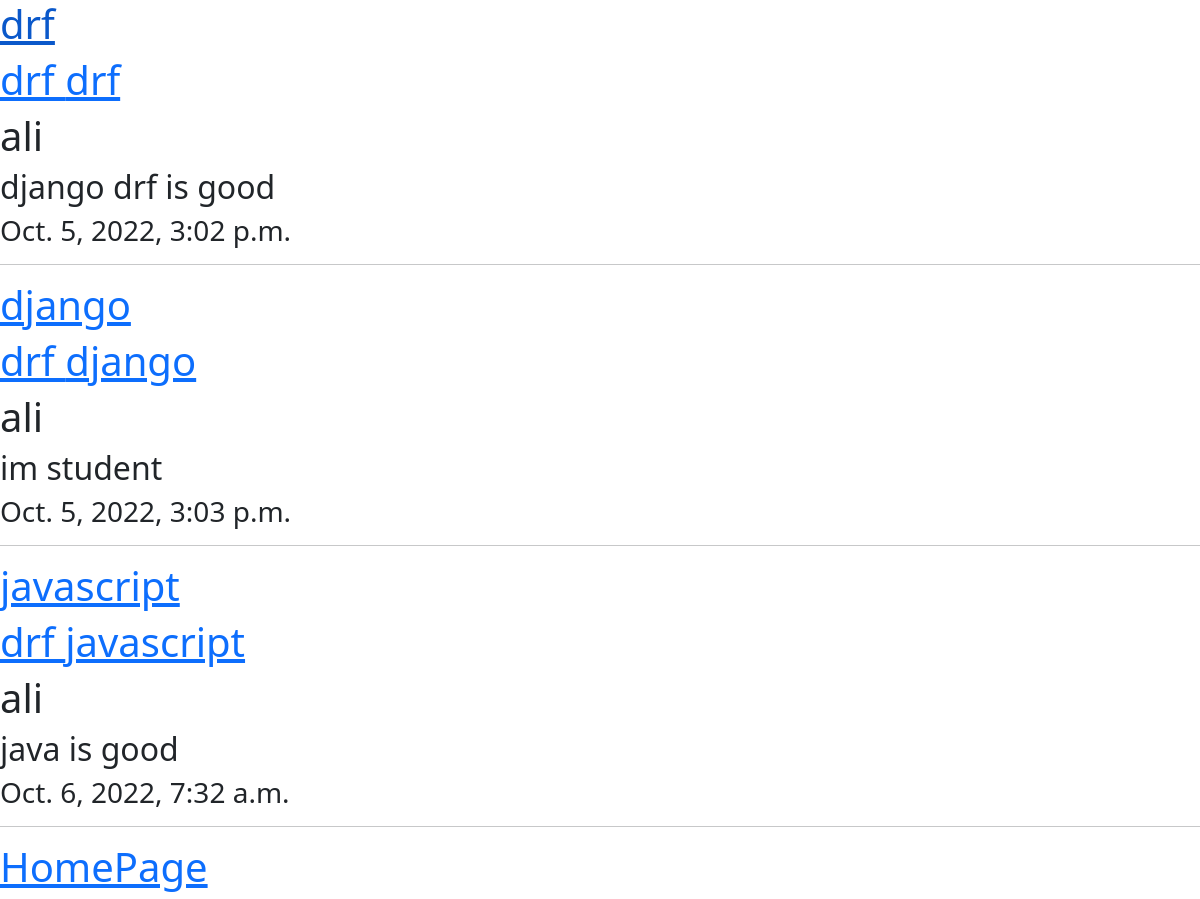
Page /blog/article_list on the committed database.
### blog/models.py (models this page shows, shortened)
class Article(models.Model):
    title=models.CharField(max_length=25)
    slug=models.SlugField()
    author=models.ForeignKey(User,on_delete=models.CASCADE)
    body=models.TextField()
    published=models.DateTimeField(default=timezone.now)
    created=models.DateTimeField(auto_now_add=True)
    updated=models.DateTimeField(auto_now=True)
    status=models.BooleanField(default=False)

### blog/views.py (the view)
# urls.py: path('article_list',ArticleList.as_view(),name='articlelist'),
class ArticleList(ListView):
    model = Article
    template_name = 'blog/article_list.html'

### blog/templates/blog/article_list.html (shortened to what this page needs)
<!DOCTYPE html>
<html lang="en">
<head>
    <link href="https://cdn.jsdelivr.net/npm/bootstrap@5.0.2/dist/css/bootstrap.min.css" rel="stylesheet"
>
</head>
<body>
{% for article in object_list %}
    <h1><a href="{% url 'article:articledetail' article.pk %}">{{ article.title }}</a></h1>
    <h1><a href="{% url 'api:articledetail' article.pk %}">drf {{ article.title }}</a></h1>
    <h1>{{ article.author }}</h1>
    <h2>{{ article.body }}</h2>
    <h3>{{ article.published }}</h3>
    <hr>
{% endfor%}
<h1><a href="{% url 'home:home_page' %}">HomePage</a></h1>
</body>
</html>

### rows in the picture
Article: title "drf", author "ali", body "django drf is good", published "Oct. 5, 2022, 3:02 p.m."
Article: title "django", author "ali", body "im student", published "Oct. 5, 2022, 3:03 p.m."
Article: title "javascript", author "ali", body "java is good", published "Oct. 6, 2022, 7:32 a.m."
